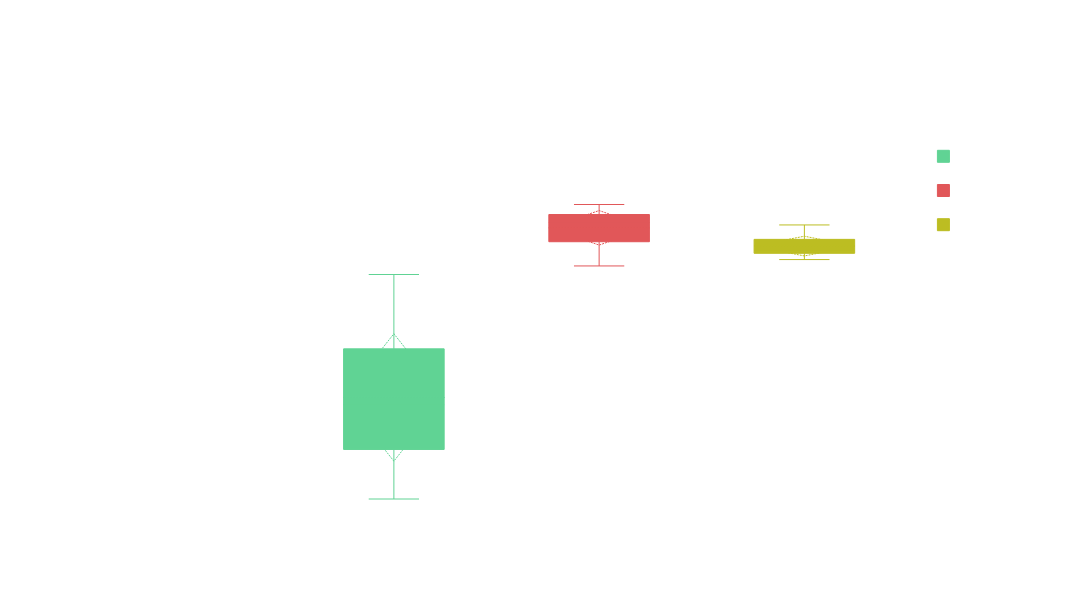
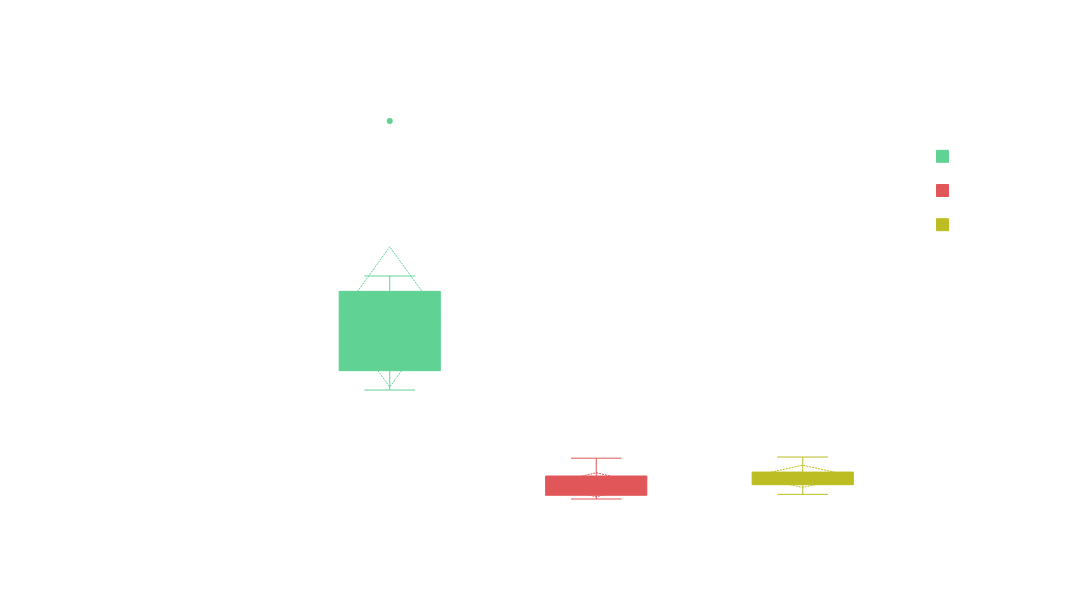
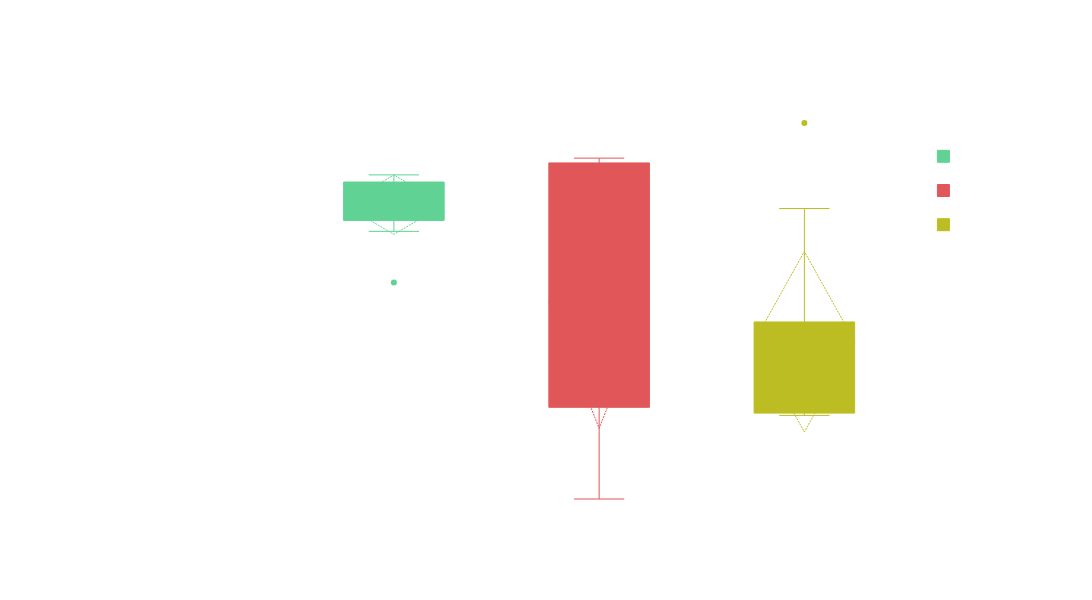

The notebook cell saved with these charts, in order:
### Code cell
import plotly.graph_objects as go

# Define the columns to plot with corresponding x-axis titles
columns_to_plot = {
    'Mean Error (SUV)': 'Mean Error', 
    'Mean Absolure Error (SUV)': 'Mean Absolute Error', 
    'Structual Similarity Index': 'Structural Similarity Index'
}

# Set the colors for each group
group_color_mapping = {
    'Internal': '#ffffff',   # White
    'X-Scanner': '#60d394',  # Bright Green
    'X-TracerI': '#e15759',  # Bright Red
    'X-TracerII': '#bcbd22', # Bright Yellow-Green
}
# group_color_mapping = {
#     'Internal': '#ffffff',
#     'X-Scanner': '#2ca02c', # Soft Green
#     'X-TracerI': '#ff7f0e',  # Muted Orange
#     'X-TracerII': '#d62728', # Soft Red

}
# Iterate over each column to create box plots
for column, xaxis_title in columns_to_plot.items():
    fig = go.Figure()

    # Add a box plot for each group manually
    for group, color in group_color_mapping.items():
        fig.add_trace(go.Box(
            y=df_filtered[df_filtered['Group'] == group][column],
            name=group,
            marker=dict(color=color),
            boxmean="sd",  # Show mean line and standard deviation
            line=dict(width=1),  # Solid lines for the box
            fillcolor=color,  # Set the fill color to be solid
            opacity=1  # Full opacity for the boxes
        ))

    # Customize the layout to include axis titles and make fonts white and bold
    fig.update_layout(
        plot_bgcolor='rgba(0,0,0,0)',  # Transparent background
        paper_bgcolor='rgba(0,0,0,0)',  # Transparent background
        height=600,  # Set plot height
        width=1300,  # Set plot width
        title={
            'text': xaxis_title,  # Dynamic title
            'x': 0.5,  # Center title
            'xanchor': 'center',
            'yanchor': 'top',
            'font': {'color': 'white', 'size': 26, 'family': "Open Sans", 'weight': 'bold'},  # Title font in white and bold
        },
        yaxis_title='SUV',  # Custom y-axis title
        font=dict(
            family="Open Sans",  # Font type
            size=24,  # Set larger font size for axis labels
            color="white"  # Set font color to white
        ),
        legend=dict(
            font=dict(size=24, color="white")  # Increase legend font size and set to white
        ),
    )
    
    # Customize the axes to remove gridlines, increase tick label sizes, and remove the y=0 line
    fig.update_xaxes(showgrid=False, tickfont=dict(size=20, color='white'))  # Increase x-axis tick label size and set to white
    fig.update_yaxes(showgrid=False, tickfont=dict(size=20, color='white'), zeroline=False)  # Remove y=0 line

    fig.show()

### Figure 1 — Plotly figure (JSON) as saved in the notebook; plotly's stock layout.template omitted (floating-point values rounded to 4 significant figures)
{"data": [{"boxmean": "sd", "fillcolor": "#ffffff", "line": {"width": 1}, "marker": {"color": "#ffffff"}, "name": "Internal", "opacity": 1, "type": "box", "y": [-1.189, 0.252, -0.3453, 0.4697, -0.2675, -1.191, -0.5719, -1.651]}, {"boxmean": "sd", "fillcolor": "#60d394", "line": {"width": 1}, "marker": {"color": "#60d394"}, "name": "X-Scanner", "opacity": 1, "type": "box", "y": [-2.803, -2.619, -2.059, -1.38, -1.522, -1.914, -2.505, -1.484, -1.579, -2.118, -0.8593, -2.243]}, {"boxmean": "sd", "fillcolor": "#e15759", "line": {"width": 1}, "marker": {"color": "#e15759"}, "name": "X-TracerI", "opacity": 1, "type": "box", "y": [-0.2533, -0.7853, -0.5892, -0.4296, -0.5755, -0.3893, -0.484, -0.3293, -0.3401, -0.3751]}, {"boxmean": "sd", "fillcolor": "#bcbd22", "line": {"width": 1}, "marker": {"color": "#bcbd22"}, "name": "X-TracerII", "opacity": 1, "type": "box", "y": [-0.6535, -0.5654, -0.4302, -0.5166, -0.6677, -0.6585, -0.5517, -0.6939, -0.5988, -0.73, -0.6785]}], "layout": {"font": {"color": "white", "family": "Open Sans", "size": 24}, "height": 600, "legend": {"font": {"color": "white", "size": 24}}, "paper_bgcolor": "rgba(0,0,0,0)", "plot_bgcolor": "rgba(0,0,0,0)", "title": {"font": {"color": "white", "family": "Open Sans", "size": 26, "weight": "bold"}, "text": "Mean Error", "x": 0.5, "xanchor": "center", "yanchor": "top"}, "width": 1300, "xaxis": {"showgrid": false, "tickfont": {"color": "white", "size": 20}}, "yaxis": {"showgrid": false, "tickfont": {"color": "white", "size": 20}, "title": {"text": "SUV"}, "zeroline": false}}}

### Figure 2 — Plotly figure (JSON) as saved in the notebook; plotly's stock layout.template omitted (floating-point values rounded to 4 significant figures)
{"data": [{"boxmean": "sd", "fillcolor": "#ffffff", "line": {"width": 1}, "marker": {"color": "#ffffff"}, "name": "Internal", "opacity": 1, "type": "box", "y": [1.517, 0.8275, 0.9869, 0.9437, 1.074, 1.514, 1.457, 1.888]}, {"boxmean": "sd", "fillcolor": "#60d394", "line": {"width": 1}, "marker": {"color": "#60d394"}, "name": "X-Scanner", "opacity": 1, "type": "box", "y": [4.417, 2.808, 2.486, 1.732, 1.79, 2.177, 2.708, 1.859, 1.922, 2.589, 1.623, 2.485]}, {"boxmean": "sd", "fillcolor": "#e15759", "line": {"width": 1}, "marker": {"color": "#e15759"}, "name": "X-TracerI", "opacity": 1, "type": "box", "y": [0.4917, 0.9156, 0.7324, 0.7304, 0.6671, 0.6237, 0.6553, 0.5305, 0.5488, 0.5007]}, {"boxmean": "sd", "fillcolor": "#bcbd22", "line": {"width": 1}, "marker": {"color": "#bcbd22"}, "name": "X-TracerII", "opacity": 1, "type": "box", "y": [0.7211, 0.7457, 0.54, 0.5987, 0.7554, 0.7156, 0.6309, 0.9276, 0.6682, 0.9234, 0.7765]}], "layout": {"font": {"color": "white", "family": "Open Sans", "size": 24}, "height": 600, "legend": {"font": {"color": "white", "size": 24}}, "paper_bgcolor": "rgba(0,0,0,0)", "plot_bgcolor": "rgba(0,0,0,0)", "title": {"font": {"color": "white", "family": "Open Sans", "size": 26, "weight": "bold"}, "text": "Mean Absolute Error", "x": 0.5, "xanchor": "center", "yanchor": "top"}, "width": 1300, "xaxis": {"showgrid": false, "tickfont": {"color": "white", "size": 20}}, "yaxis": {"showgrid": false, "tickfont": {"color": "white", "size": 20}, "title": {"text": "SUV"}, "zeroline": false}}}

### Figure 3 — Plotly figure (JSON) as saved in the notebook; plotly's stock layout.template omitted (floating-point values rounded to 4 significant figures)
{"data": [{"boxmean": "sd", "fillcolor": "#ffffff", "line": {"width": 1}, "marker": {"color": "#ffffff"}, "name": "Internal", "opacity": 1, "type": "box", "y": [0.8805, 0.9559, 0.9441, 0.945, 0.9745, 0.9356, 0.9086, 0.8988]}, {"boxmean": "sd", "fillcolor": "#60d394", "line": {"width": 1}, "marker": {"color": "#60d394"}, "name": "X-Scanner", "opacity": 1, "type": "box", "y": [0.8167, 0.8701, 0.8845, 0.9214, 0.9218, 0.8996, 0.8666, 0.9147, 0.915, 0.899, 0.9114, 0.8919]}, {"boxmean": "sd", "fillcolor": "#e15759", "line": {"width": 1}, "marker": {"color": "#e15759"}, "name": "X-TracerI", "opacity": 1, "type": "box", "y": [0.9335, 0.605, 0.6112, 0.9342, 0.6947, 0.7696, 0.7746, 0.9382, 0.9104, 0.8086]}, {"boxmean": "sd", "fillcolor": "#bcbd22", "line": {"width": 1}, "marker": {"color": "#bcbd22"}, "name": "X-TracerII", "opacity": 1, "type": "box", "y": [0.6869, 0.6933, 0.748, 0.7254, 0.7395, 0.6867, 0.6875, 0.9726, 0.7881, 0.889, 0.7296]}], "layout": {"font": {"color": "white", "family": "Open Sans", "size": 24}, "height": 600, "legend": {"font": {"color": "white", "size": 24}}, "paper_bgcolor": "rgba(0,0,0,0)", "plot_bgcolor": "rgba(0,0,0,0)", "title": {"font": {"color": "white", "family": "Open Sans", "size": 26, "weight": "bold"}, "text": "Structural Similarity Index", "x": 0.5, "xanchor": "center", "yanchor": "top"}, "width": 1300, "xaxis": {"showgrid": false, "tickfont": {"color": "white", "size": 20}}, "yaxis": {"showgrid": false, "tickfont": {"color": "white", "size": 20}, "title": {"text": "SUV"}, "zeroline": false}}}
